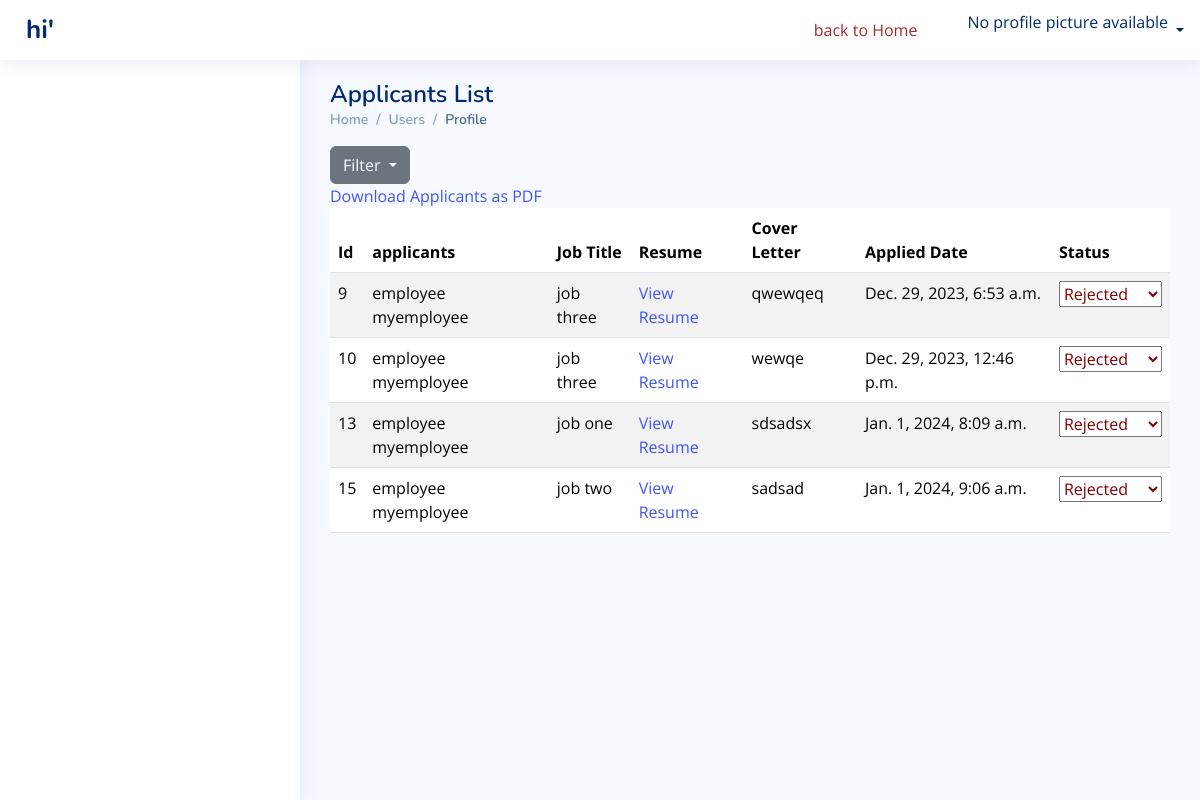
/users/rejected/, run on the app's committed database.
### jobs/models.py (models this page shows, shortened)
class Applicant(models.Model):
    user = models.ForeignKey(Employee, on_delete=models.CASCADE)
    job = models.ForeignKey(Job, on_delete=models.CASCADE)
    resume = models.FileField(upload_to='resumes/', blank=True, null=True)
    cover_letter = models.TextField(blank=True, null=True)
    applied_date = models.DateTimeField(auto_now_add=True)
    is_shortlisted = models.BooleanField(default=False)
    is_rejected = models.BooleanField(default=False)
    STATUS_CHOICES = [
        ('applied', 'Applied'),
       ('shortlisted', 'Shortlisted'),
       ('rejected', 'Rejected'),
    ]
    status = models.CharField(max_length=50, choices=STATUS_CHOICES, default='applied')

class Job(models.Model):
    JOB_TYPE_CHOICES = [
        ('freelance', 'Freelance'),
        ('permanent', 'Permanent'),
        ('contract', 'Contract'),
        ('remote', 'Remote'),
        ('full_time', 'Full Time'),
        ('part_time', 'Part Time'),
    ]
    LOCATION_CHOICES = [
        ('city1', 'City 1'),
        ('city2', 'City 2'),
        ('city3', 'City 3'),
    ]
    company = models.ForeignKey(EmployerProfile, on_delete=models.CASCADE)
    company_logo = models.ImageField(upload_to='images/profile/', blank=True, null=True)
    title = models.CharField(max_length=100)
    catagory = models.ForeignKey(Categories, related_name='jobs', on_delete=models.CASCADE)
    description = models.TextField()
    location = models.CharField(max_length=100, choices=LOCATION_CHOICES, blank=True, null=True)
    salary = models.DecimalField(max_digits=10, decimal_places=2, blank=True, null=True)
    posted_date = models.DateTimeField(auto_now_add=True)
    application_deadline = models.DateField(blank=True, null=True)
    requirements = models.TextField(blank=True, null=True)
    responsibilities = models.TextField(blank=True, null=True)
    education_requirements = models.CharField(max_length=100, blank=True, null=True)
    job_type = models.CharField(max_length=20, choices=JOB_TYPE_CHOICES, blank=True, null=True)
    is_featured = models.BooleanField(default=False)
    experience = models.CharField(max_length=100, blank=True, null=True)

### users/models.py (models this page shows, shortened)
class Employee(models.Model):
    user = models.OneToOneField(User, on_delete=models.CASCADE, primary_key=True)
    first_name=models.CharField(max_length=20)
    last_name=models.CharField(max_length=20)
    username=models.CharField(max_length=20)
    password1=models.CharField(max_length=20)
    password2=models.CharField(max_length=20)
    USERNAME_FIELD = 'username'

### jobs/views.py (the view)
# urls.py: path('users/rejected/', views.rejected_applicants, name='rejected_applicants'),
def rejected_applicants(request):
    applicants = Applicant.objects.filter(status='rejected')
    return render(request, 'users/rejected_applicants.html', {'applicants': applicants})

### users/templates/users/rejected_applicants.html (shortened to what this page needs)
{% extends "users/base.html"%}
{% load static%}
{% block content %}
<main id="main" class="main">
    <div class="pagetitle">
        <h1>Applicants List</h1>
      <nav>
        <ol class="breadcrumb">
          <li class="breadcrumb-item"><a href="index.html">Home</a></li>
          <li class="breadcrumb-item">Users</li>
          <li class="breadcrumb-item active">Profile</li>
        </ol>
      </nav>
    </div>
    <div class="dropdown">
        <button class="btn btn-secondary dropdown-toggle" type="button" data-bs-toggle="dropdown" aria-expanded="false">
          Filter
        </button>
      </div>
      <a href="{% url 'applicants_pdf' %}" target="_blank">Download Applicants as PDF</a>
<table class="table table-striped">
    <thead>
        <tr>
            <th>Id</th>
            <th>applicants </th>
            <th>Job Title</th>
            <th>Resume</th>
            <th>Cover Letter</th>
            <th>Applied Date</th>
            <th>Status</th>
        </tr>
    </thead>
    <tbody>
        {% for applicant in applicants %}
        <tr>
            <td>{{applicant.id}}</td>
            <td>{{ applicant.user.first_name }} {{ applicant.user.last_name }}</td>
            <td>{{ applicant.job.title }}</td>
            <td><a href="{{ applicant.resume.url }}" target="_blank">View Resume</a></td>
            <td>{{ applicant.cover_letter }}</td>
            <td>{{ applicant.applied_date }}</td>
            <td>
<select name="status" id="statusSelect_{{ applicant.id }}">
    <option value="rejected" {% if applicant.status == 'rejected' %}selected{% endif %} style="color: rgb(128, 0, 0);">Rejected</option>
</select>
          </td>
        </tr>
        {% empty %}
        <tr>
            <td colspan="6">No applicants found.</td>
        </tr>
        {% endfor %}
    </tbody>
</table>
</main>
{% endblock%}

### jobs/static/users/assets/css/style.css (style rules this page uses)
:root { scroll-behavior: smooth; }
body { font-family: "Open Sans", sans-serif; background: #f6f9ff; color: #444444; }
a { color: #4154f1; text-decoration: none; }
h1, h2, h3, h4, h5, h6 { font-family: "Nunito", sans-serif; }
#main { margin-top: 60px; padding: 20px 30px; transition: all 0.3s; }
.pagetitle { margin-bottom: 10px; }
.pagetitle h1 { font-size: 24px; margin-bottom: 0; font-weight: 600; color: #012970; }
.breadcrumb { font-size: 14px; font-family: "Nunito", sans-serif; color: #899bbd; font-weight: 600; }
.breadcrumb a { color: #899bbd; transition: 0.3s; }
.breadcrumb .breadcrumb-item::before { color: #899bbd; }
.breadcrumb .active { color: #51678f; font-weight: 600; }
@media (min-width: 1200px) { #main, #footer { margin-left: 300px; } }

### data on the page
Applicant: id "9", user.first_name "employee", user.last_name "myemployee", job "job three", cover_letter "qwewqeq", applied_date "Dec. 29, 2023, 6:53 a.m.", status "Rejected"
Applicant: id "10", user.first_name "employee", user.last_name "myemployee", job "job three", cover_letter "wewqe", applied_date "Dec. 29, 2023, 12:46 p.m.", status "Rejected"
Applicant: id "13", user.first_name "employee", user.last_name "myemployee", job "job one", cover_letter "sdsadsx", applied_date "Jan. 1, 2024, 8:09 a.m.", status "Rejected"
Applicant: id "15", user.first_name "employee", user.last_name "myemployee", job "job two", cover_letter "sadsad", applied_date "Jan. 1, 2024, 9:06 a.m.", status "Rejected"
